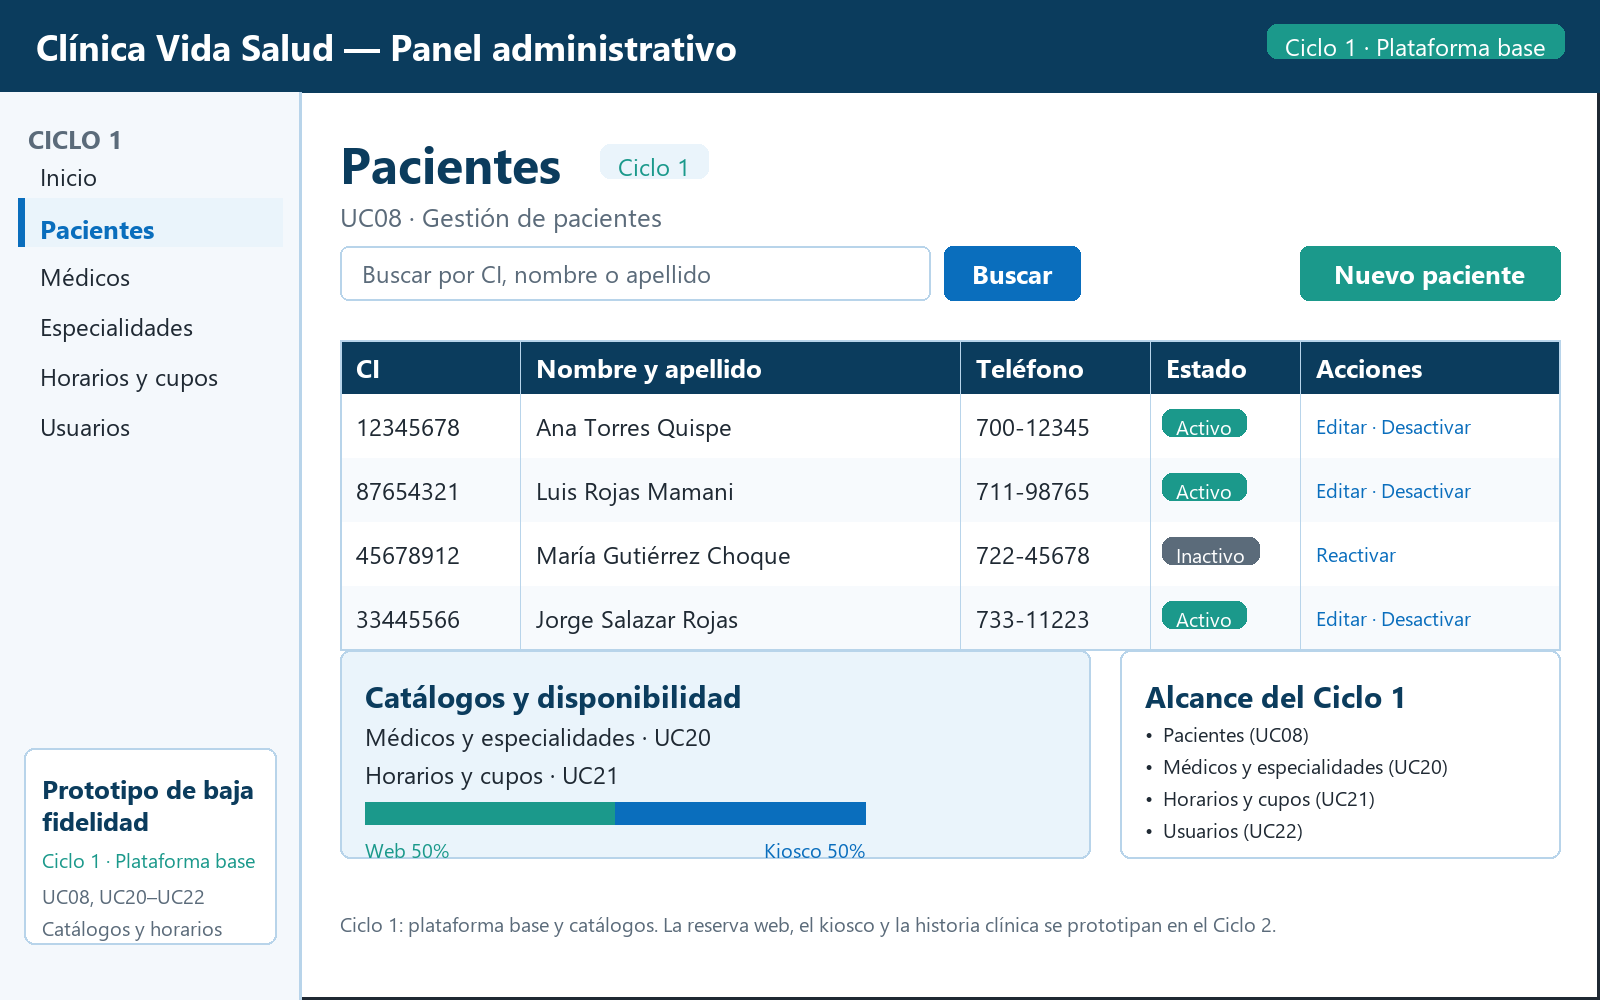

Here is the Python script that generated this plot:
# -*- coding: utf-8 -*-
from pathlib import Path

from PIL import Image, ImageDraw, ImageFont

OUT = Path(__file__).with_suffix(".png")
FONTS = Path(r"C:\Windows\Fonts")

NAVY = "#0B3C5D"
BLUE = "#0A6EBD"
TEAL = "#1B998B"
GRAY = "#5B6B7A"
LIGHT = "#EAF4FB"
BORDER = "#B8D4EA"
PALE = "#F7FAFD"
WHITE = "#FFFFFF"
BLACK = "#1F2933"


def font(name, size):
    return ImageFont.truetype(str(FONTS / name), size)


REG = font("segoeui.ttf", 24)
REG_SM = font("segoeui.ttf", 20)
REG_MD = font("segoeui.ttf", 26)
BOLD = font("segoeuib.ttf", 26)
BOLD_MD = font("segoeuib.ttf", 30)
BOLD_LG = font("segoeuib.ttf", 50)
BOLD_XL = font("segoeuib.ttf", 36)


def box(draw, xy, fill=None, outline=BLACK, width=2, radius=0):
    if radius:
        draw.rounded_rectangle(xy, radius=radius, fill=fill, outline=outline, width=width)
    else:
        draw.rectangle(xy, fill=fill, outline=outline, width=width)


def text(draw, xy, value, f, fill=BLACK, anchor="la"):
    draw.text(xy, value, font=f, fill=fill, anchor=anchor)


def badge(draw, xy, value, f, fill, fg=WHITE, pad_x=18, pad_y=8, right=False):
    x, y = xy
    bbox = draw.textbbox((0, 0), value, font=f)
    w = bbox[2] - bbox[0]
    h = bbox[3] - bbox[1]
    if right:
        x -= w + 2 * pad_x
    box(draw, (x, y, x + w + 2 * pad_x, y + h + 2 * pad_y), fill=fill, outline=fill, radius=10)
    text(draw, (x + pad_x, y + pad_y - 2), value, f, fg)


img = Image.new("RGB", (1600, 1000), WHITE)
d = ImageDraw.Draw(img)

box(d, (0, 0, 1599, 999), fill=WHITE, outline=BLACK, width=3)

d.rectangle((0, 0, 1599, 92), fill=NAVY)
text(d, (36, 46), "Clínica Vida Salud — Panel administrativo", BOLD_XL, WHITE, "lm")
badge(d, (1564, 24), "Ciclo 1 · Plataforma base", REG, TEAL, WHITE, right=True)

d.rectangle((0, 92, 300, 999), fill="#F4F8FC")
d.line((300, 92, 300, 999), fill=BORDER, width=3)
text(d, (28, 120), "CICLO 1", BOLD, GRAY)

menu = [
    ("Inicio", 160, False),
    ("Pacientes", 210, True),
    ("Médicos", 260, False),
    ("Especialidades", 310, False),
    ("Horarios y cupos", 360, False),
    ("Usuarios", 410, False),
]
for label, y, selected in menu:
    if selected:
        d.rectangle((18, y - 12, 282, y + 36), fill=LIGHT)
        d.rectangle((18, y - 12, 24, y + 36), fill=BLUE)
    text(d, (40, y), label, BOLD if selected else REG, BLUE if selected else BLACK)

box(d, (24, 748, 276, 944), fill=WHITE, outline=BORDER, width=2, radius=10)
text(d, (42, 770), "Prototipo de baja", BOLD, NAVY)
text(d, (42, 802), "fidelidad", BOLD, NAVY)
text(d, (42, 846), "Ciclo 1 · Plataforma base", REG_SM, TEAL)
text(d, (42, 882), "UC08, UC20–UC22", REG_SM, GRAY)
text(d, (42, 914), "Catálogos y horarios", REG_SM, GRAY)

text(d, (340, 130), "Pacientes", BOLD_LG, NAVY)
badge(d, (600, 144), "Ciclo 1", REG, LIGHT, TEAL)
text(d, (340, 198), "UC08 · Gestión de pacientes", REG_MD, GRAY)

box(d, (340, 246, 930, 300), fill=WHITE, outline=BORDER, width=2, radius=8)
text(d, (362, 273), "Buscar por CI, nombre o apellido", REG, GRAY, "lm")
box(d, (944, 246, 1080, 300), fill=BLUE, outline=BLUE, width=2, radius=8)
text(d, (1012, 273), "Buscar", BOLD, WHITE, "mm")
box(d, (1300, 246, 1560, 300), fill=TEAL, outline=TEAL, width=2, radius=8)
text(d, (1430, 273), "Nuevo paciente", BOLD, WHITE, "mm")

table_x0, table_x1 = 340, 1560
header_y, row_h = 340, 64
cols = [340, 520, 960, 1150, 1300, 1560]
headers = ["CI", "Nombre y apellido", "Teléfono", "Estado", "Acciones"]
d.rectangle((table_x0, header_y, table_x1, header_y + 54), fill=NAVY)
for i, head in enumerate(headers):
    text(d, (cols[i] + 16, header_y + 27), head, BOLD, WHITE, "lm")

rows = [
    ("12345678", "Ana Torres Quispe", "700-12345", "Activo"),
    ("87654321", "Luis Rojas Mamani", "711-98765", "Activo"),
    ("45678912", "María Gutiérrez Choque", "722-45678", "Inactivo"),
    ("33445566", "Jorge Salazar Rojas", "733-11223", "Activo"),
]
for idx, (ci, name, phone, status) in enumerate(rows):
    y0 = header_y + 54 + idx * row_h
    y1 = y0 + row_h
    d.rectangle((table_x0, y0, table_x1, y1), fill=WHITE if idx % 2 == 0 else PALE)
    d.line((table_x0, y1, table_x1, y1), fill=BORDER, width=1)
    text(d, (cols[0] + 16, y0 + row_h / 2), ci, REG, BLACK, "lm")
    text(d, (cols[1] + 16, y0 + row_h / 2), name, REG, BLACK, "lm")
    text(d, (cols[2] + 16, y0 + row_h / 2), phone, REG, BLACK, "lm")
    color = TEAL if status == "Activo" else GRAY
    badge(d, (cols[3] + 12, y0 + 15), status, REG_SM, color, WHITE, pad_x=14, pad_y=6)
    action = "Editar · Desactivar" if status == "Activo" else "Reactivar"
    text(d, (cols[4] + 16, y0 + row_h / 2), action, REG_SM, BLUE, "lm")
for x in cols[1:-1]:
    d.line((x, header_y, x, header_y + 54 + len(rows) * row_h), fill=BORDER, width=1)
d.rectangle((table_x0, header_y, table_x1, header_y + 54 + len(rows) * row_h), outline=BORDER, width=2)

box(d, (340, 650, 1090, 858), fill=LIGHT, outline=BORDER, width=2, radius=10)
text(d, (365, 675), "Catálogos y disponibilidad", BOLD_MD, NAVY)
text(d, (365, 720), "Médicos y especialidades · UC20", REG, BLACK)
text(d, (365, 758), "Horarios y cupos · UC21", REG, BLACK)
box(d, (365, 802, 865, 824), fill=WHITE, outline=BORDER, width=1, radius=6)
d.rectangle((365, 802, 615, 824), fill=TEAL)
d.rectangle((615, 802, 865, 824), fill=BLUE)
text(d, (365, 836), "Web 50%", REG_SM, TEAL)
text(d, (865, 836), "Kiosco 50%", REG_SM, BLUE, "ra")

box(d, (1120, 650, 1560, 858), fill=WHITE, outline=BORDER, width=2, radius=10)
text(d, (1145, 675), "Alcance del Ciclo 1", BOLD_MD, NAVY)
for i, item in enumerate(["Pacientes (UC08)", "Médicos y especialidades (UC20)", "Horarios y cupos (UC21)", "Usuarios (UC22)"]):
    text(d, (1145, 720 + i * 32), "•  " + item, REG_SM, BLACK)

text(d, (340, 910), "Ciclo 1: plataforma base y catálogos. La reserva web, el kiosco y la historia clínica se prototipan en el Ciclo 2.", REG_SM, GRAY)

img.save(OUT, "PNG")
print(OUT)
